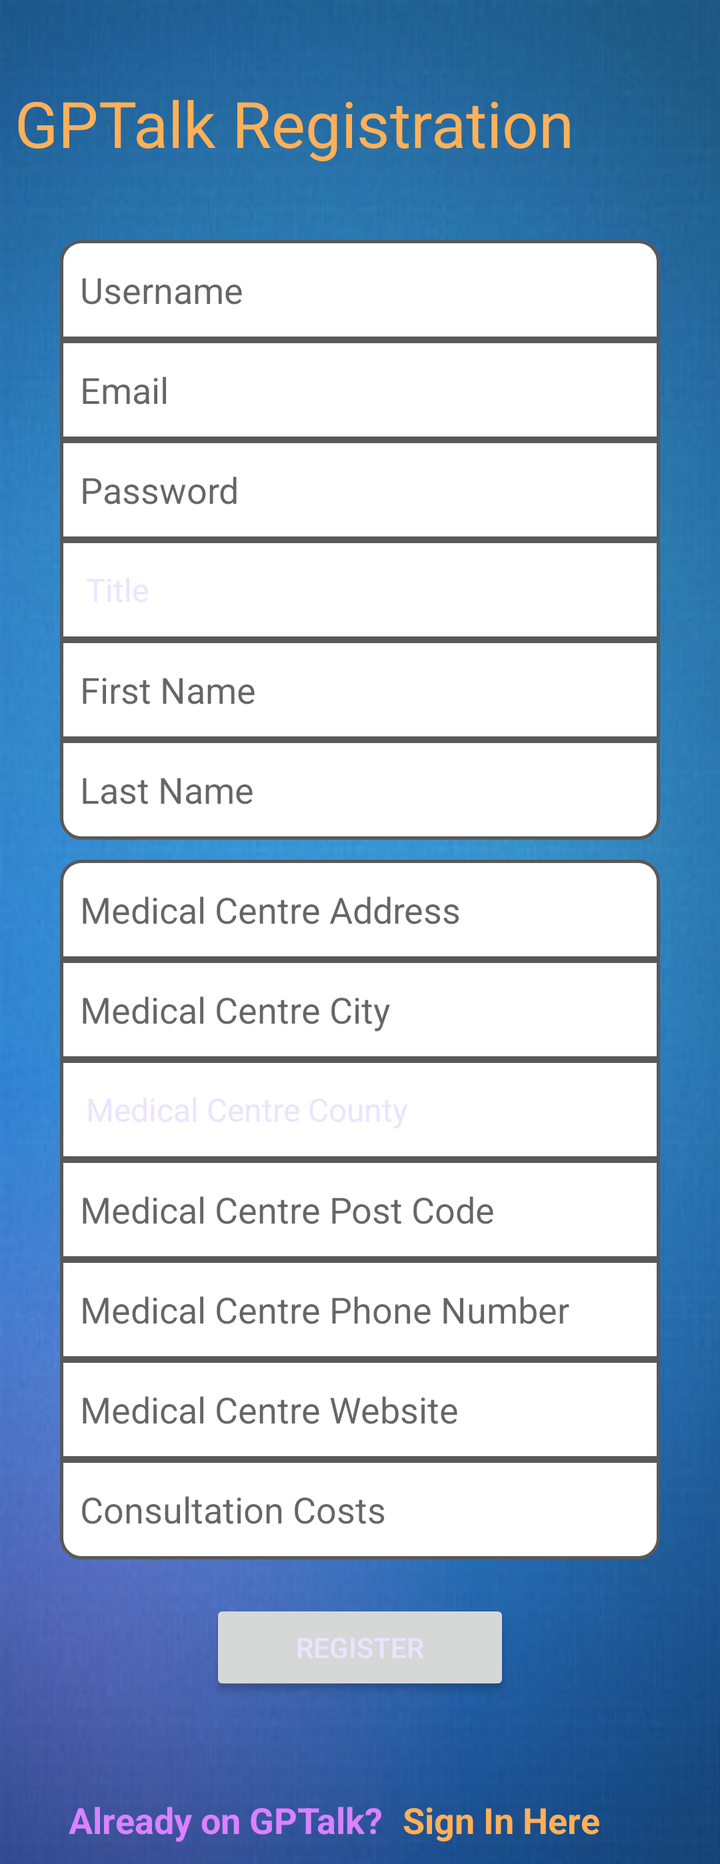
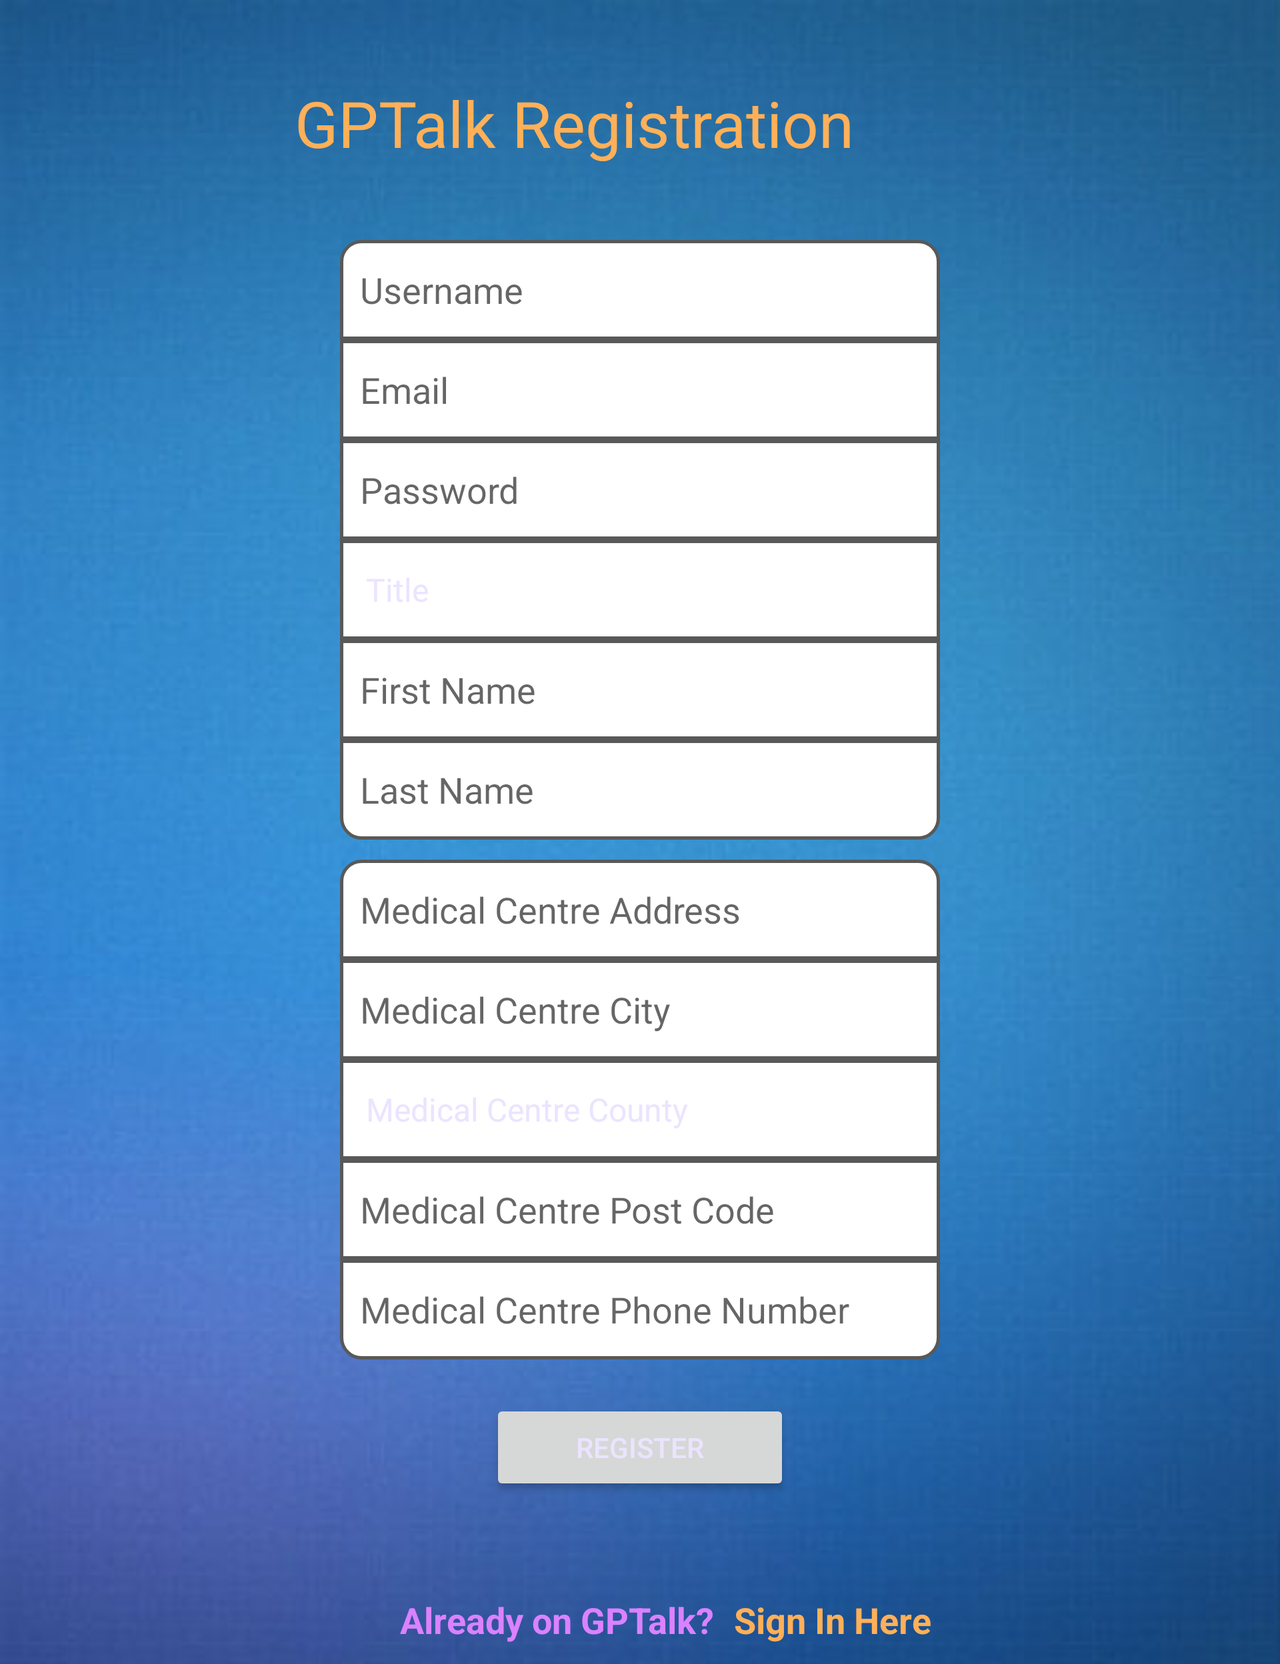

One screen, two layout resources from the same app: the default and the repository's alternative for another configuration. Each is rendered where Android would select it; the XML of both is given below.
<!-- AndroidManifest.xml: application theme AppTheme -->
<!-- res/layout/registration_gp.xml -->
<?xml version="1.0" encoding="utf-8"?>
<ScrollView
    xmlns:android="http://schemas.android.com/apk/res/android"
    android:orientation="vertical"
    android:layout_width="fill_parent"
    android:layout_height="fill_parent"
    android:gravity="center_vertical" >

    <LinearLayout
        android:orientation="vertical"
        android:background="@drawable/login_background"
        android:layout_width="match_parent"
        android:layout_height="match_parent" >

        <TextView
            android:id="@+id/tvRegistrationTitle"
            android:layout_width="285dp"
            android:layout_height="60dp"
            android:layout_gravity="top|center"
            android:layout_marginTop="40dp"
            android:layout_marginRight="30dp"
            android:text="GPTalk Registration"
            android:textSize="32dp"
            android:textColor="#ffffb058"/>

        <EditText
            android:id="@+id/etRegistrationUsername"
            android:layout_width="300dp"
            android:layout_height="50dp"
            android:textColor="@color/normalTextColor"
            android:layout_gravity="center"
            android:layout_marginTop="20dp"
            android:background="@drawable/rounded_top_registration_edittext"
            android:ems="10"
            android:hint="Username"
            android:paddingLeft="10dp"
            android:imeOptions="actionNext"
            android:inputType="text"
            android:singleLine="true" />

        <EditText
            android:id="@+id/etRegistrationEmail"
            android:layout_width="300dp"
            android:layout_height="50dp"
            android:layout_gravity="center"
            android:background="@drawable/center_registration_edittext"
            android:textColor="@color/normalTextColor"
            android:ems="10"
            android:hint="Email"
            android:paddingLeft="10dp"
            android:imeOptions="actionNext"
            android:inputType="text"
            android:singleLine="true" />

        <EditText
            android:id="@+id/etRegistrationPassword"
            android:layout_width="300dp"
            android:layout_height="50dp"
            android:layout_gravity="center"
            android:background="@drawable/center_registration_edittext"
            android:ems="10"
            android:textColor="@color/normalTextColor"
            android:hint="Password"
            android:paddingLeft="10dp"
            android:imeOptions="actionDone"
            android:inputType="text"
            android:singleLine="true" />

        <Spinner
            android:id="@+id/sRegistrationTitle"
            android:layout_width="300dp"
            android:layout_height="50dp"
            android:layout_gravity="center"
            android:background="@drawable/center_registration_edittext"
            android:entries="@array/registration_title"
            android:prompt="@string/registration_title_prompt"
            android:paddingLeft="5dp"
            android:spinnerMode="dropdown" />

        <EditText
            android:id="@+id/etRegistrationFirstName"
            android:layout_width="300dp"
            android:layout_height="50dp"
            android:layout_gravity="center"
            android:background="@drawable/center_registration_edittext"
            android:ems="10"
            android:textColor="@color/normalTextColor"
            android:hint="First Name"
            android:paddingLeft="10dp"
            android:imeOptions="actionNext"
            android:inputType="text"
            android:singleLine="true" />

        <EditText
            android:id="@+id/etRegistrationLastName"
            android:layout_width="300dp"
            android:layout_height="50dp"
            android:layout_gravity="center"
            android:layout_marginBottom="10dp"
            android:background="@drawable/rounded_bottom_registration_edittext"
            android:ems="10"
            android:textColor="@color/normalTextColor"
            android:hint="Last Name"
            android:paddingLeft="10dp"
            android:imeOptions="actionNext"
            android:inputType="text"
            android:singleLine="true" />

        <EditText
            android:id="@+id/etRegistrationMedicalCentreAddress"
            android:layout_width="300dp"
            android:layout_height="50dp"
            android:layout_gravity="center"
            android:background="@drawable/rounded_top_registration_edittext"
            android:ems="10"
            android:textColor="@color/normalTextColor"
            android:hint="Medical Centre Address"
            android:paddingLeft="10dp"
            android:imeOptions="actionNext"
            android:inputType="text"
            android:singleLine="true" />

        <EditText
            android:id="@+id/etRegistrationMedicalCentreCity"
            android:layout_width="300dp"
            android:layout_height="50dp"
            android:layout_gravity="center"
            android:background="@drawable/center_registration_edittext"
            android:ems="10"
            android:textColor="@color/normalTextColor"
            android:hint="Medical Centre City"
            android:paddingLeft="10dp"
            android:imeOptions="actionDone"
            android:singleLine="true" />

        <Spinner
            android:id="@+id/sRegistrationMedicalCentreCounty"
            android:layout_width="300dp"
            android:layout_height="50dp"
            android:layout_gravity="center"
            android:background="@drawable/center_registration_edittext"
            android:entries="@array/gp_county_list"
            android:prompt="@string/registration_county_prompt"
            android:paddingLeft="5dp"
            android:spinnerMode="dropdown" />

        <EditText
            android:id="@+id/etRegistrationMedicalCentrePostCode"
            android:layout_width="300dp"
            android:layout_height="50dp"
            android:layout_gravity="center"
            android:background="@drawable/center_registration_edittext"
            android:ems="10"
            android:textColor="@color/normalTextColor"
            android:hint="Medical Centre Post Code"
            android:inputType="number"
            android:paddingLeft="10dp"
            android:imeOptions="actionNext"
            android:singleLine="true" />

        <EditText
            android:id="@+id/etRegistrationMedicalCentrePhoneNumber"
            android:layout_width="300dp"
            android:layout_height="50dp"
            android:layout_gravity="center"
            android:background="@drawable/center_registration_edittext"
            android:ems="10"
            android:textColor="@color/normalTextColor"
            android:hint="Medical Centre Phone Number"
            android:paddingLeft="10dp"
            android:imeOptions="actionNext"
            android:singleLine="true"
            android:inputType="number" />

        <EditText
            android:id="@+id/etRegistrationMedicalCentreWebsite"
            android:layout_width="300dp"
            android:layout_height="50dp"
            android:layout_gravity="center"
            android:background="@drawable/center_registration_edittext"
            android:ems="10"
            android:textColor="@color/normalTextColor"
            android:hint="Medical Centre Website"
            android:paddingLeft="10dp"
            android:imeOptions="actionNext"
            android:inputType="text"
            android:singleLine="true" />

        <EditText
            android:id="@+id/etRegistrationMedicalCentreConsultationCosts"
            android:layout_width="300dp"
            android:layout_height="50dp"
            android:layout_gravity="center"
            android:background="@drawable/rounded_bottom_registration_edittext"
            android:ems="10"
            android:textColor="@color/normalTextColor"
            android:hint="Consultation Costs"
            android:paddingLeft="10dp"
            android:imeOptions="actionDone"
            android:inputType="number"
            android:singleLine="true" />

        <Button
            android:id="@+id/bRegister"
            android:layout_width="150dp"
            android:layout_height="wrap_content"
            android:layout_gravity="center"
            android:layout_marginTop="20dp"
            android:layout_marginBottom="40dp"
            android:text="Register" />

        <RelativeLayout
            android:layout_width="match_parent"
            android:layout_height="match_parent"
            android:layout_marginBottom="30px">

            <TextView
                android:id="@+id/tvSignInHere"
                android:layout_width="wrap_content"
                android:layout_height="wrap_content"
                android:layout_alignParentBottom="true"
                android:layout_marginBottom="10dp"
                android:layout_marginRight="60dp"
                android:layout_alignParentRight="true"
                android:singleLine="true"
                android:ellipsize="end"
                android:text="Sign In Here"
                android:textStyle="bold"
                android:textSize="18dp"
                android:onClick="onClick"
                android:clickable="true"
                android:textColor="@color/link_text_color" />

            <TextView
                android:id="@+id/tvSignInText"
                android:layout_width="wrap_content"
                android:layout_height="wrap_content"
                android:layout_alignParentBottom="true"
                android:layout_marginBottom="10dp"
                android:layout_marginRight="10dp"
                android:layout_toLeftOf="@id/tvSignInHere"
                android:singleLine="true"
                android:text="Already on GPTalk?"
                android:textStyle="bold"
                android:textSize="18dp"
                android:textColor="@color/loginButton" />

        </RelativeLayout>

    </LinearLayout>

</ScrollView>
<!-- resources referenced by this layout -->
<resources>
  <string-array name="gp_county_list">
          <item>Medical Centre County</item>
          <item>Antrim</item>
          <item>Armagh</item>
          <item>Carlow</item>
          <item>Cavan</item>
          <item>Clare</item>
          <item>Cork</item>
          <item>Derry</item>
          <item>Donegal</item>
          <item>Down</item>
          <item>Dublin</item>
          <item>Fermanagh</item>
          <item>Galway</item>
          <item>Kerry</item>
          <item>Kildare</item>
          <item>Kilkenny</item>
          <item>Laois</item>
          <item>Leitrim</item>
          <item>Limerick</item>
          <item>Longford</item>
          <item>Louth</item>
          <item>Mayo</item>
          <item>Meath</item>
          <item>Monaghan</item>
          <item>Offaly</item>
          <item>Roscommon</item>
          <item>Sligo</item>
          <item>Tipperary</item>
          <item>Tyrone</item>
          <item>Waterford</item>
          <item>Westmeath</item>
          <item>Wexford</item>
          <item>Wicklow</item>
      </string-array>
  <string-array name="registration_title">
          <item>Title</item>
          <item>Dr</item>
          <item>Mr</item>
          <item>Mrs</item>
          <item>Ms</item>
          <item>Miss</item>
          <item>Master</item>
          <item>Sec</item>
          <item>Prof</item>
      </string-array>
  <color name="loginButton">#ffdb81ff</color>
  <color name="normalTextColor">#000000</color>
  <!-- drawable center_registration_edittext (drawable) -->
  <?xml version="1.0" encoding="utf-8"?>
  <shape
      xmlns:android="http://schemas.android.com/apk/res/android"
      android:shape="rectangle"
      android:padding="10dp" >
  
      <stroke android:width="1.5dp" android:color="#ff595959" />
      <solid android:color="#00000000" />
  
      <solid android:color="#FFFFFF" />
  
      <corners
          android:topLeftRadius="0dp"
          android:topRightRadius="0dp"
          android:bottomLeftRadius="0dp"
          android:bottomRightRadius="0dp" />
  
  </shape >
  <!-- drawable rounded_bottom_registration_edittext (drawable) -->
  <?xml version="1.0" encoding="utf-8"?>
  <shape
      xmlns:android="http://schemas.android.com/apk/res/android"
      android:shape="rectangle"
      android:padding="10dp" >
  
      <stroke android:width="1.5dp" android:color="#ff595959" />
      <solid android:color="#00000000" />
  
      <solid android:color="#FFFFFF" />
  
      <corners
          android:topLeftRadius="0dp"
          android:topRightRadius="0dp"
          android:bottomLeftRadius="10dp"
          android:bottomRightRadius="10dp" />
  
  </shape >
  <!-- drawable rounded_top_registration_edittext (drawable) -->
  <?xml version="1.0" encoding="utf-8"?>
  <shape
      xmlns:android="http://schemas.android.com/apk/res/android"
      android:shape="rectangle"
      android:padding="10dp" >
  
      <stroke android:width="1.5dp" android:color="#ff595959" />
      <solid android:color="#00000000" />
  
      <solid android:color="#FFFFFF" />
  
      <corners
          android:topLeftRadius="10dp"
          android:topRightRadius="10dp"
          android:bottomLeftRadius="0dp"
          android:bottomRightRadius="0dp" />
  
  </shape >
  <string name="registration_county_prompt">County</string>
  <string name="registration_title_prompt">Title</string>
  <style name="AppTheme" parent="Theme.AppCompat.Light.DarkActionBar">
          <item name="android:windowBackground">@color/backgroundSliderFragment</item>
          <item name="android:textColor">#ffebe4ff</item>
          <item name="android:textColorSecondary">#ff000000</item>
          <item name="android:divider">#ffe4e4e4</item>
          <item name="android:dividerHeight">3px</item>
          <item name="android:actionBarStyle">@style/MyActionBar</item>
          <item name="android:actionBarTabBarStyle">@drawable/actionbar_background</item>
      </style>
  <color name="backgroundSliderFragment">#ff191919</color>
  <style name="MyActionBar" parent="android:style/Widget.Holo.Light.ActionBar.Solid.Inverse">
          <item name="android:background">@drawable/actionbar_background</item>
      </style>
</resources>
<!-- res/layout-land/registration_gp.xml (the repository's variant of the layout above) -->
<!-- drawn on the phone turned sideways -->
<?xml version="1.0" encoding="utf-8"?>
<ScrollView
    xmlns:android="http://schemas.android.com/apk/res/android"
    android:orientation="vertical"
    android:layout_width="fill_parent"
    android:layout_height="fill_parent"
    android:gravity="center_vertical" >

    <LinearLayout
        android:orientation="vertical"
        android:background="@drawable/login_background"
        android:layout_width="match_parent"
        android:layout_height="match_parent" >

        <TextView
            android:id="@+id/tvRegistrationTitle"
            android:layout_width="285dp"
            android:layout_height="60dp"
            android:layout_gravity="top|center"
            android:layout_marginTop="40dp"
            android:layout_marginRight="30dp"
            android:text="GPTalk Registration"
            android:textSize="32dp"
            android:textColor="#ffffb058"/>

        <EditText
            android:id="@+id/etRegistrationUsername"
            android:layout_width="300dp"
            android:layout_height="50dp"
            android:layout_gravity="center"
            android:layout_marginTop="20dp"
            android:background="@drawable/rounded_top_registration_edittext"
            android:ems="10"
            android:hint="Username"
            android:paddingLeft="10dp"
            android:imeOptions="actionNext"
            android:inputType="text"
            android:singleLine="true" />

        <EditText
            android:id="@+id/etRegistrationEmail"
            android:layout_width="300dp"
            android:layout_height="50dp"
            android:layout_gravity="center"
            android:background="@drawable/center_registration_edittext"
            android:ems="10"
            android:hint="Email"
            android:paddingLeft="10dp"
            android:imeOptions="actionNext"
            android:inputType="text"
            android:singleLine="true" />

        <EditText
            android:id="@+id/etRegistrationPassword"
            android:layout_width="300dp"
            android:layout_height="50dp"
            android:layout_gravity="center"
            android:background="@drawable/center_registration_edittext"
            android:ems="10"
            android:hint="Password"
            android:paddingLeft="10dp"
            android:imeOptions="actionDone"
            android:singleLine="true" />

        <Spinner
            android:id="@+id/sRegistrationTitle"
            android:layout_width="300dp"
            android:layout_height="50dp"
            android:layout_gravity="center"
            android:background="@drawable/center_registration_edittext"
            android:entries="@array/registration_title"
            android:prompt="@string/registration_title_prompt"
            android:paddingLeft="5dp"
            android:spinnerMode="dropdown" />

        <EditText
            android:id="@+id/etRegistrationFirstName"
            android:layout_width="300dp"
            android:layout_height="50dp"
            android:layout_gravity="center"
            android:background="@drawable/center_registration_edittext"
            android:ems="10"
            android:hint="First Name"
            android:paddingLeft="10dp"
            android:imeOptions="actionNext"
            android:inputType="text"
            android:singleLine="true" />

        <EditText
            android:id="@+id/etRegistrationLastName"
            android:layout_width="300dp"
            android:layout_height="50dp"
            android:layout_gravity="center"
            android:layout_marginBottom="10dp"
            android:background="@drawable/rounded_bottom_registration_edittext"
            android:ems="10"
            android:hint="Last Name"
            android:paddingLeft="10dp"
            android:imeOptions="actionNext"
            android:inputType="text"
            android:singleLine="true" />

        <EditText
            android:id="@+id/etRegistrationMedicalCentreAddress"
            android:layout_width="300dp"
            android:layout_height="50dp"
            android:layout_gravity="center"
            android:background="@drawable/rounded_top_registration_edittext"
            android:ems="10"
            android:hint="Medical Centre Address"
            android:paddingLeft="10dp"
            android:imeOptions="actionNext"
            android:inputType="text"
            android:singleLine="true" />

        <EditText
            android:id="@+id/etRegistrationMedicalCentreCity"
            android:layout_width="300dp"
            android:layout_height="50dp"
            android:layout_gravity="center"
            android:background="@drawable/center_registration_edittext"
            android:ems="10"
            android:hint="Medical Centre City"
            android:paddingLeft="10dp"
            android:imeOptions="actionDone"
            android:singleLine="true" />

        <Spinner
            android:id="@+id/sRegistrationMedicalCentreCounty"
            android:layout_width="300dp"
            android:layout_height="50dp"
            android:layout_gravity="center"
            android:background="@drawable/center_registration_edittext"
            android:entries="@array/gp_county_list"
            android:prompt="@string/registration_county_prompt"
            android:paddingLeft="5dp"
            android:spinnerMode="dropdown" />

        <EditText
            android:id="@+id/etRegistrationMedicalCentrePostCode"
            android:layout_width="300dp"
            android:layout_height="50dp"
            android:layout_gravity="center"
            android:background="@drawable/center_registration_edittext"
            android:ems="10"
            android:hint="Medical Centre Post Code"
            android:paddingLeft="10dp"
            android:imeOptions="actionNext"
            android:inputType="number"
            android:singleLine="true" />

        <EditText
            android:id="@+id/etRegistrationMedicalCentrePhoneNumber"
            android:layout_width="300dp"
            android:layout_height="50dp"
            android:layout_gravity="center"
            android:background="@drawable/rounded_bottom_registration_edittext"
            android:ems="10"
            android:hint="Medical Centre Phone Number"
            android:paddingLeft="10dp"
            android:imeOptions="actionDone"
            android:singleLine="true"
            android:inputType="number" />

        <Button
            android:id="@+id/bRegister"
            android:layout_width="150dp"
            android:layout_height="wrap_content"
            android:layout_gravity="center"
            android:layout_marginTop="20dp"
            android:layout_marginBottom="40dp"
            android:text="Register" />

        <RelativeLayout
            android:layout_width="match_parent"
            android:layout_height="match_parent"
            android:layout_marginBottom="30px">

            <TextView
                android:id="@+id/tvSignInHere"
                android:layout_width="wrap_content"
                android:layout_height="wrap_content"
                android:layout_marginBottom="10dp"
                android:layout_marginLeft="10dp"
                android:singleLine="true"
                android:layout_toRightOf="@id/tvSignInText"
                android:layout_alignParentBottom="true"
                android:ellipsize="end"
                android:text="Sign In Here"
                android:textStyle="bold"
                android:textSize="18dp"
                android:onClick="onClick"
                android:clickable="true"
                android:textColor="@color/link_text_color" />

            <TextView
                android:id="@+id/tvSignInText"
                android:layout_width="wrap_content"
                android:layout_height="wrap_content"
                android:layout_alignParentBottom="true"
                android:layout_marginLeft="200dp"
                android:layout_marginBottom="10dp"
                android:text="Already on GPTalk?"
                android:textStyle="bold"
                android:textSize="18dp"
                android:textColor="@color/loginButton" />

        </RelativeLayout>

    </LinearLayout>

</ScrollView>
<!-- resources referenced by the variant -->
<!-- as the phone turned sideways resolves them -->
<resources>
  <string-array name="gp_county_list">
          <item>Medical Centre County</item>
          <item>Antrim</item>
          <item>Armagh</item>
          <item>Carlow</item>
          <item>Cavan</item>
          <item>Clare</item>
          <item>Cork</item>
          <item>Derry</item>
          <item>Donegal</item>
          <item>Down</item>
          <item>Dublin</item>
          <item>Fermanagh</item>
          <item>Galway</item>
          <item>Kerry</item>
          <item>Kildare</item>
          <item>Kilkenny</item>
          <item>Laois</item>
          <item>Leitrim</item>
          <item>Limerick</item>
          <item>Longford</item>
          <item>Louth</item>
          <item>Mayo</item>
          <item>Meath</item>
          <item>Monaghan</item>
          <item>Offaly</item>
          <item>Roscommon</item>
          <item>Sligo</item>
          <item>Tipperary</item>
          <item>Tyrone</item>
          <item>Waterford</item>
          <item>Westmeath</item>
          <item>Wexford</item>
          <item>Wicklow</item>
      </string-array>
  <string-array name="registration_title">
          <item>Title</item>
          <item>Dr</item>
          <item>Mr</item>
          <item>Mrs</item>
          <item>Ms</item>
          <item>Miss</item>
          <item>Master</item>
          <item>Sec</item>
          <item>Prof</item>
      </string-array>
  <color name="loginButton">#ffdb81ff</color>
  <!-- drawable center_registration_edittext (drawable) -->
  <?xml version="1.0" encoding="utf-8"?>
  <shape
      xmlns:android="http://schemas.android.com/apk/res/android"
      android:shape="rectangle"
      android:padding="10dp" >
  
      <stroke android:width="1.5dp" android:color="#ff595959" />
      <solid android:color="#00000000" />
  
      <solid android:color="#FFFFFF" />
  
      <corners
          android:topLeftRadius="0dp"
          android:topRightRadius="0dp"
          android:bottomLeftRadius="0dp"
          android:bottomRightRadius="0dp" />
  
  </shape >
  <!-- drawable rounded_bottom_registration_edittext (drawable) -->
  <?xml version="1.0" encoding="utf-8"?>
  <shape
      xmlns:android="http://schemas.android.com/apk/res/android"
      android:shape="rectangle"
      android:padding="10dp" >
  
      <stroke android:width="1.5dp" android:color="#ff595959" />
      <solid android:color="#00000000" />
  
      <solid android:color="#FFFFFF" />
  
      <corners
          android:topLeftRadius="0dp"
          android:topRightRadius="0dp"
          android:bottomLeftRadius="10dp"
          android:bottomRightRadius="10dp" />
  
  </shape >
  <!-- drawable rounded_top_registration_edittext (drawable) -->
  <?xml version="1.0" encoding="utf-8"?>
  <shape
      xmlns:android="http://schemas.android.com/apk/res/android"
      android:shape="rectangle"
      android:padding="10dp" >
  
      <stroke android:width="1.5dp" android:color="#ff595959" />
      <solid android:color="#00000000" />
  
      <solid android:color="#FFFFFF" />
  
      <corners
          android:topLeftRadius="10dp"
          android:topRightRadius="10dp"
          android:bottomLeftRadius="0dp"
          android:bottomRightRadius="0dp" />
  
  </shape >
  <string name="registration_county_prompt">County</string>
  <string name="registration_title_prompt">Title</string>
  <style name="AppTheme" parent="Theme.AppCompat.Light.DarkActionBar">
          <item name="android:windowBackground">@color/backgroundSliderFragment</item>
          <item name="android:textColor">#ffebe4ff</item>
          <item name="android:textColorSecondary">#ff000000</item>
          <item name="android:divider">#ffe4e4e4</item>
          <item name="android:dividerHeight">3px</item>
          <item name="android:actionBarStyle">@style/MyActionBar</item>
          <item name="android:actionBarTabBarStyle">@drawable/actionbar_background</item>
      </style>
  <color name="backgroundSliderFragment">#ff191919</color>
  <style name="MyActionBar" parent="android:style/Widget.Holo.Light.ActionBar.Solid.Inverse">
          <item name="android:background">@drawable/actionbar_background</item>
      </style>
</resources>
